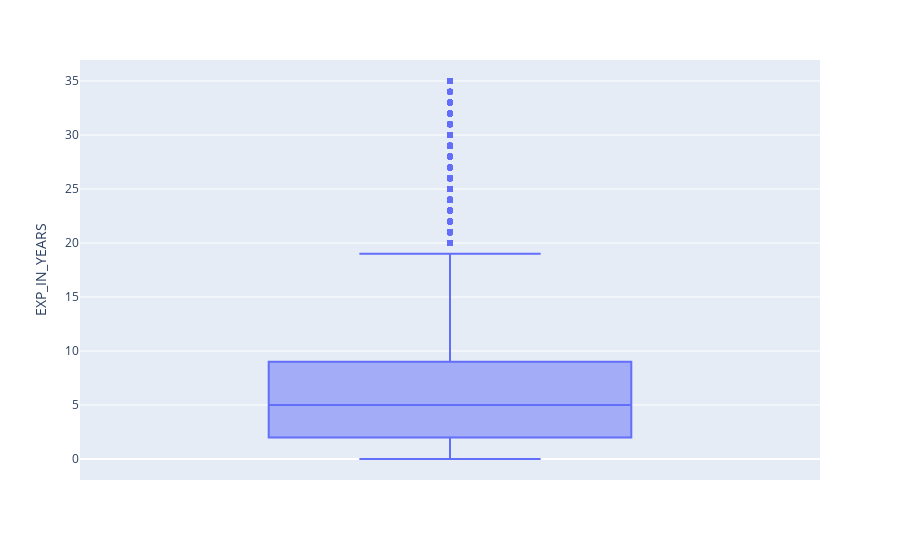

The notebook cell this image was saved under:
### Code cell
#EXP IN YEARS 1000? but mean is also irrational
import plotly.express as px
df['EXP_IN_YEARS'].describe()
fig = px.box(df, y=("EXP_IN_YEARS"))
fig.show()

### Figure 1 — Plotly figure (JSON) as saved in the notebook; plotly's stock layout.template omitted (floating-point values rounded to 4 significant figures; data arrays with more than 128 entries replaced by an {"elided": "..."} marker saying what was removed)
{"data": [{"alignmentgroup": "True", "hovertemplate": "EXP_IN_YEARS=%{y}<extra></extra>", "legendgroup": "", "marker": {"color": "#636efa"}, "name": "", "notched": false, "offsetgroup": "", "orientation": "v", "showlegend": false, "type": "box", "x0": " ", "xaxis": "x", "y": {"elided": "28333 int values"}, "y0": " ", "yaxis": "y"}], "layout": {"boxmode": "group", "legend": {"tracegroupgap": 0}, "margin": {"t": 60}, "xaxis": {"anchor": "y", "domain": [0, 1]}, "yaxis": {"anchor": "x", "domain": [0, 1], "title": {"text": "EXP_IN_YEARS"}}}}
